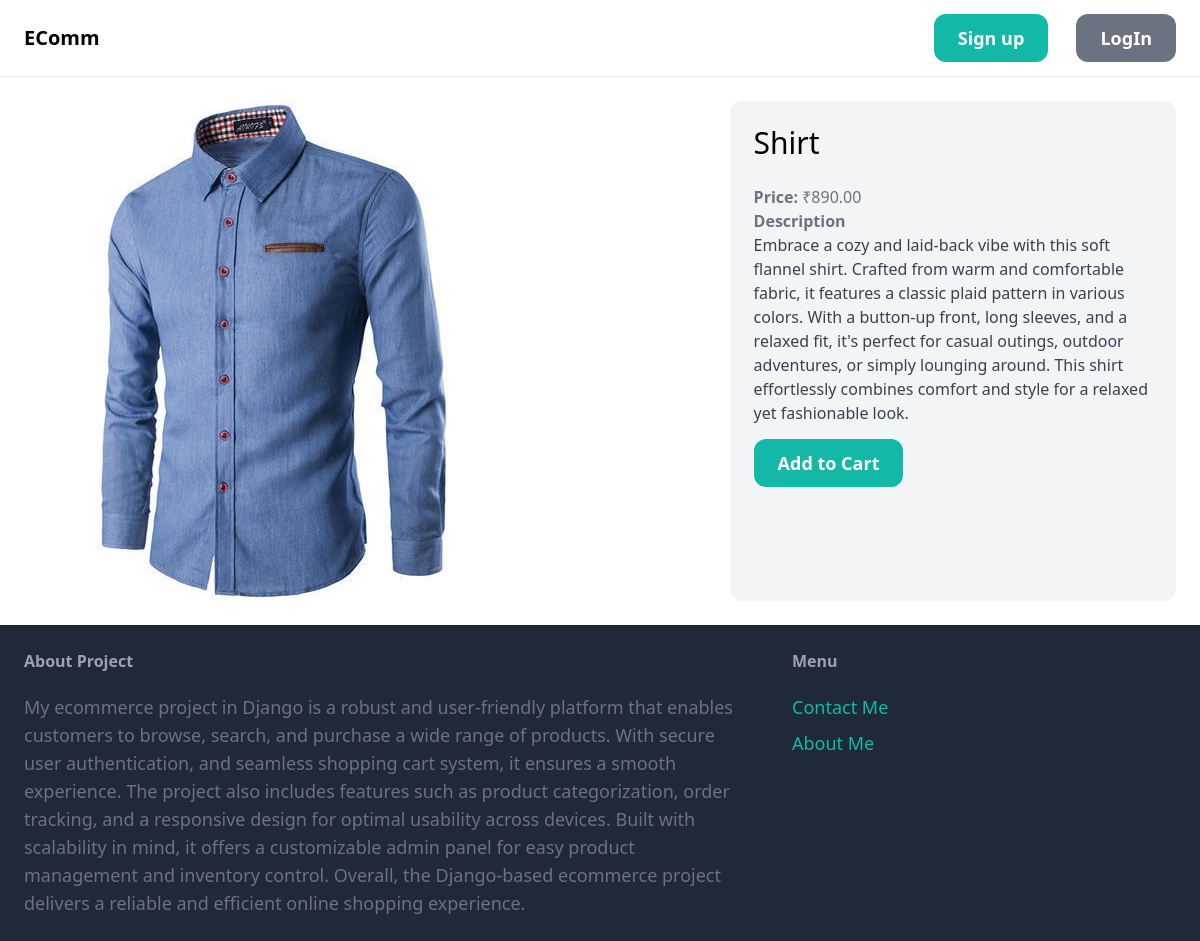
Page /product/6 on the committed database.
### store/models.py (models this page shows, shortened)
class Product(models.Model):
    name = models.CharField(max_length=100)
    description = models.TextField()
    price = models.DecimalField(max_digits=8, decimal_places=2)
    category = models.ForeignKey(Category, on_delete=models.CASCADE)
    img = models.ImageField(upload_to='products', null=True, blank=True)

### store/views.py (the view)
# urls.py: path('product/<int:pk>', views.product_detail, name='product_detail'),
def product_detail(request, pk):
    product = get_list_or_404(Product, pk=pk)[0]
    buy = True
    if request.user.is_authenticated:
        cart, created = Cart.objects.get_or_create(user=request.user)
        products = cart.products.all()
        if product in products:
            buy=False
        return render(request, 'store/product_detail.html',{'product': product, 'buy': buy})
    return render(request, 'store/product_detail.html',{'product': product, 'buy': buy})

### store/templates/store/product_detail.html (shortened to what this page needs)
{% extends 'store/base.html'%}
{%block content%}
<div class="grid grid-cols-5 gap-6">
    <div class="col-span-3">
        <img src="{{product.img.url}}" alt="img1" class="rounded-xl">
    </div>
    <div class="col-span-2 p-6 bg-gray-100 rounded-xl">
        <h1 class="mb-6 text-3xl">{{product.name}}</h1>
        <p class="text-gray-500"><strong>Price: </strong>₹{{product.price}}</p>
        {%if product.description%}
        <p class="text-gray-700">
            <strong class="text-gray-500">Description</strong><br>
            {{product.description}}
        </p>
        {%endif%}
        <br>
        <form action="." method="post">
            {%if buy%}
            <a href="{%url 'store:add_to_cart' product.id%}" class="px-6 py-3 text-lg font-semibold bg-teal-500 text-white rounded-xl hover:bg-teal-700">Add to Cart</a>
            {%else%}
            <a href="{%url 'store:remove_from_cart' product.id%}" class="px-6 py-3 text-lg font-semibold bg-teal-500 text-white rounded-xl hover:bg-teal-700">Remove from Cart</a>
            {%endif%}
        </form>
    </div>
</div>
{%endblock%}

### rows in the picture
Product: img (picture), name "Shirt", price "890.00", description "Embrace a cozy and laid-back vibe with this soft flannel shirt. Crafted from warm and comfortable fabric, it features a classic plaid pattern in various colors. With a button-up front, long sleeves, and a relaxed fit, it's perfect for casual outings, outdoor adventures, or simply lounging around. This shirt effortlessly combines comfort and style for a relaxed yet fashionable look."
